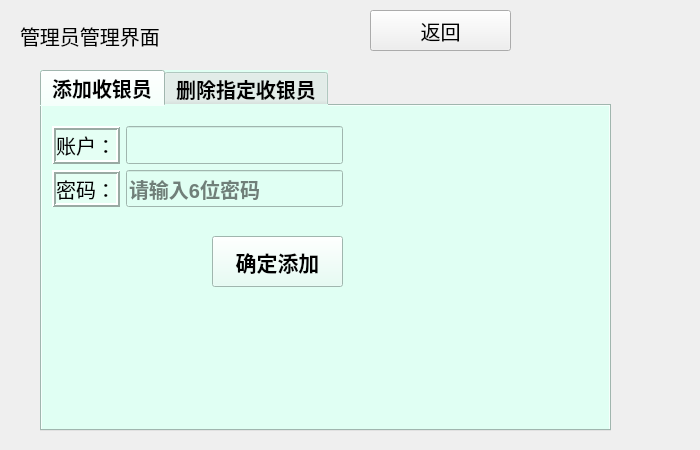
<?xml version="1.0" encoding="UTF-8"?>
<ui version="4.0">
 <class>ManagerStaff</class>
 <widget class="QWidget" name="ManagerStaff">
  <property name="geometry">
   <rect>
    <x>0</x>
    <y>0</y>
    <width>700</width>
    <height>450</height>
   </rect>
  </property>
  <property name="windowTitle">
   <string>Form</string>
  </property>
  <widget class="QTabWidget" name="tabWidget">
   <property name="geometry">
    <rect>
     <x>40</x>
     <y>70</y>
     <width>571</width>
     <height>361</height>
    </rect>
   </property>
   <property name="font">
    <font>
     <pointsize>15</pointsize>
     <weight>75</weight>
     <bold>true</bold>
     <underline>false</underline>
    </font>
   </property>
   <property name="styleSheet">
    <string notr="true">background-color: rgb(224, 255, 243);</string>
   </property>
   <property name="currentIndex">
    <number>0</number>
   </property>
   <widget class="QWidget" name="tab">
    <attribute name="title">
     <string>添加收银员</string>
    </attribute>
    <widget class="QWidget" name="layoutWidget">
     <property name="geometry">
      <rect>
       <x>10</x>
       <y>20</y>
       <width>291</width>
       <height>81</height>
      </rect>
     </property>
     <layout class="QGridLayout" name="gridLayout">
      <item row="0" column="0">
       <widget class="QLabel" name="label">
        <property name="sizePolicy">
         <sizepolicy hsizetype="Preferred" vsizetype="Expanding">
          <horstretch>0</horstretch>
          <verstretch>0</verstretch>
         </sizepolicy>
        </property>
        <property name="font">
         <font>
          <pointsize>15</pointsize>
         </font>
        </property>
        <property name="layoutDirection">
         <enum>Qt::LeftToRight</enum>
        </property>
        <property name="styleSheet">
         <string notr="true">background-color: rgb(229, 255, 244);</string>
        </property>
        <property name="frameShape">
         <enum>QFrame::Box</enum>
        </property>
        <property name="frameShadow">
         <enum>QFrame::Raised</enum>
        </property>
        <property name="lineWidth">
         <number>2</number>
        </property>
        <property name="text">
         <string>账户：</string>
        </property>
        <property name="alignment">
         <set>Qt::AlignCenter</set>
        </property>
       </widget>
      </item>
      <item row="0" column="1">
       <widget class="QLineEdit" name="AccountLineEdit">
        <property name="sizePolicy">
         <sizepolicy hsizetype="Expanding" vsizetype="Minimum">
          <horstretch>0</horstretch>
          <verstretch>0</verstretch>
         </sizepolicy>
        </property>
        <property name="font">
         <font>
          <pointsize>15</pointsize>
          <weight>75</weight>
          <bold>true</bold>
          <underline>false</underline>
         </font>
        </property>
       </widget>
      </item>
      <item row="1" column="0">
       <widget class="QLabel" name="label_2">
        <property name="sizePolicy">
         <sizepolicy hsizetype="Preferred" vsizetype="Expanding">
          <horstretch>0</horstretch>
          <verstretch>0</verstretch>
         </sizepolicy>
        </property>
        <property name="font">
         <font>
          <pointsize>15</pointsize>
         </font>
        </property>
        <property name="styleSheet">
         <string notr="true">background-color: rgb(229, 255, 244);</string>
        </property>
        <property name="frameShape">
         <enum>QFrame::Box</enum>
        </property>
        <property name="frameShadow">
         <enum>QFrame::Raised</enum>
        </property>
        <property name="lineWidth">
         <number>2</number>
        </property>
        <property name="text">
         <string>密码：</string>
        </property>
        <property name="alignment">
         <set>Qt::AlignCenter</set>
        </property>
       </widget>
      </item>
      <item row="1" column="1">
       <widget class="QLineEdit" name="PassLineEdit">
        <property name="sizePolicy">
         <sizepolicy hsizetype="Expanding" vsizetype="Minimum">
          <horstretch>0</horstretch>
          <verstretch>0</verstretch>
         </sizepolicy>
        </property>
        <property name="font">
         <font>
          <pointsize>15</pointsize>
          <weight>75</weight>
          <bold>true</bold>
          <underline>false</underline>
         </font>
        </property>
        <property name="echoMode">
         <enum>QLineEdit::Password</enum>
        </property>
        <property name="placeholderText">
         <string>请输入6位密码</string>
        </property>
       </widget>
      </item>
     </layout>
    </widget>
    <widget class="QPushButton" name="addBtn">
     <property name="geometry">
      <rect>
       <x>170</x>
       <y>130</y>
       <width>131</width>
       <height>51</height>
      </rect>
     </property>
     <property name="font">
      <font>
       <pointsize>16</pointsize>
       <weight>75</weight>
       <bold>true</bold>
       <underline>false</underline>
      </font>
     </property>
     <property name="text">
      <string>确定添加</string>
     </property>
    </widget>
   </widget>
   <widget class="QWidget" name="tab_2">
    <attribute name="title">
     <string>删除指定收银员</string>
    </attribute>
    <widget class="QListWidget" name="listWidget">
     <property name="geometry">
      <rect>
       <x>130</x>
       <y>50</y>
       <width>381</width>
       <height>271</height>
      </rect>
     </property>
    </widget>
    <widget class="QPushButton" name="deleteBtn">
     <property name="geometry">
      <rect>
       <x>10</x>
       <y>60</y>
       <width>100</width>
       <height>50</height>
      </rect>
     </property>
     <property name="font">
      <font>
       <pointsize>16</pointsize>
       <weight>75</weight>
       <bold>true</bold>
      </font>
     </property>
     <property name="text">
      <string>确定删除</string>
     </property>
    </widget>
    <widget class="QLineEdit" name="deletelEdit">
     <property name="geometry">
      <rect>
       <x>220</x>
       <y>20</y>
       <width>51</width>
       <height>26</height>
      </rect>
     </property>
    </widget>
    <widget class="QLabel" name="label_7">
     <property name="geometry">
      <rect>
       <x>10</x>
       <y>20</y>
       <width>191</width>
       <height>20</height>
      </rect>
     </property>
     <property name="font">
      <font>
       <pointsize>15</pointsize>
       <weight>75</weight>
       <bold>true</bold>
      </font>
     </property>
     <property name="text">
      <string>请输入要删除的序号	</string>
     </property>
    </widget>
    <widget class="QPushButton" name="updataBtn">
     <property name="geometry">
      <rect>
       <x>10</x>
       <y>130</y>
       <width>100</width>
       <height>50</height>
      </rect>
     </property>
     <property name="text">
      <string>刷新数据</string>
     </property>
    </widget>
   </widget>
  </widget>
  <widget class="QLabel" name="label_5">
   <property name="geometry">
    <rect>
     <x>20</x>
     <y>10</y>
     <width>321</width>
     <height>51</height>
    </rect>
   </property>
   <property name="font">
    <font>
     <pointsize>15</pointsize>
    </font>
   </property>
   <property name="text">
    <string>管理员管理界面</string>
   </property>
  </widget>
  <widget class="QPushButton" name="returnBtn">
   <property name="geometry">
    <rect>
     <x>370</x>
     <y>10</y>
     <width>141</width>
     <height>41</height>
    </rect>
   </property>
   <property name="font">
    <font>
     <pointsize>15</pointsize>
    </font>
   </property>
   <property name="text">
    <string>返回</string>
   </property>
  </widget>
  <widget class="QLineEdit" name="deletelEdit_3">
   <property name="geometry">
    <rect>
     <x>228</x>
     <y>832</y>
     <width>131</width>
     <height>31</height>
    </rect>
   </property>
  </widget>
 </widget>
 <resources/>
 <connections/>
</ui>
